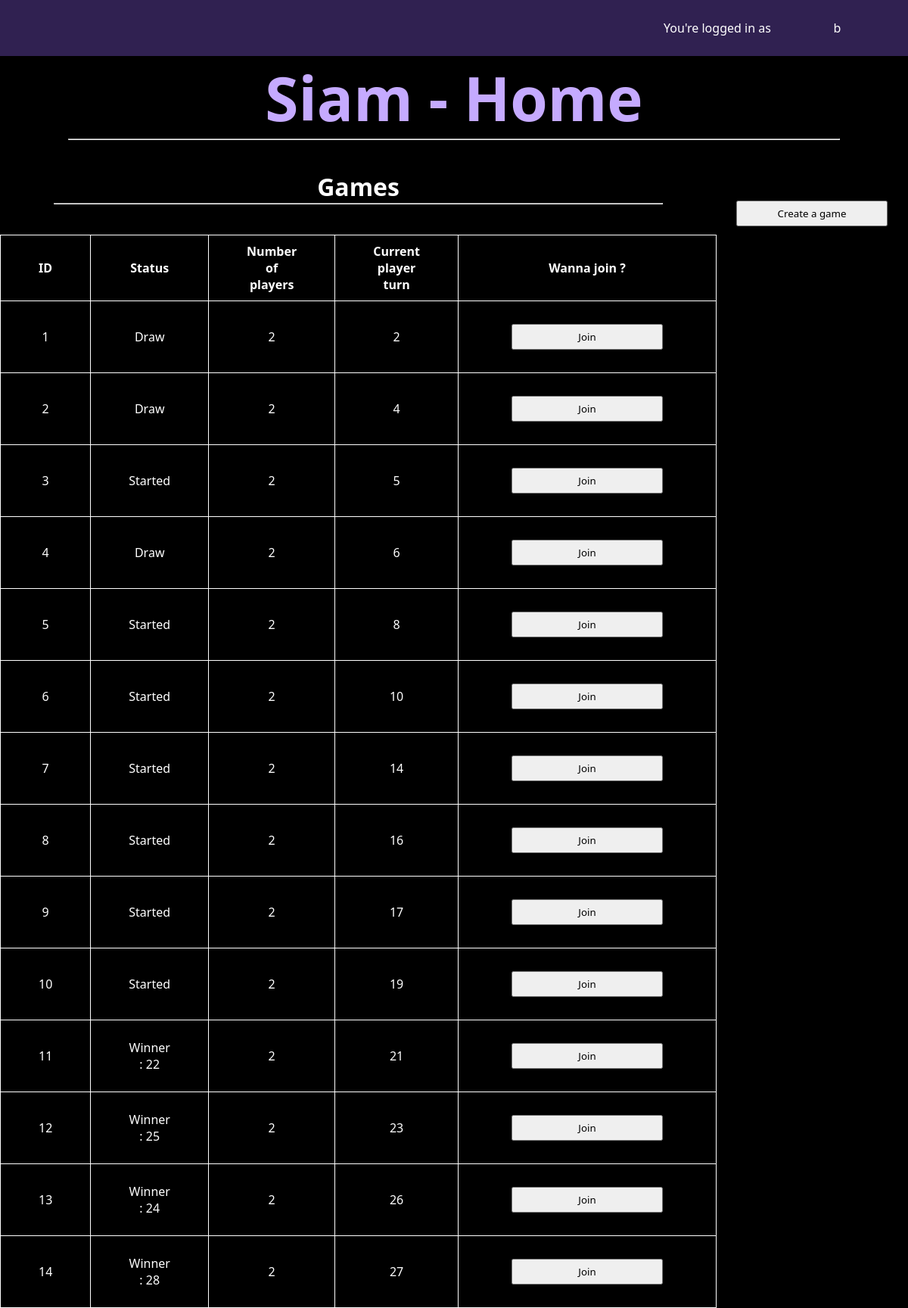
The page /home.php (signed in) on the database its author committed.
### tables this page shows
CREATE TABLE games (
                        id INTEGER PRIMARY KEY AUTOINCREMENT,
                        status INTEGER NOT NULL,
                        nb_player INTEGER NOT NULL,
                        current_player_turn INTEGER,
                        winner INTEGER,
                        FOREIGN KEY(current_player_turn) REFERENCES players(id),
                        FOREIGN KEY(winner) REFERENCES players(id)
                        );

### php/dbInterface.php (called while the page is built, shortened)
<?php
class DbInterface {
    function fetchGames() : array {
        $db = new SQLite3(PARENTPATH."/db.sqlite");
        $query = $db->query("
            SELECT * FROM games
            ORDER BY id ASC
        ");
        $ret = [];
        while ($row = $query->fetchArray(SQLITE3_ASSOC)) {
            $ret[] = $row;
        }
        return $ret;
    }
}

### home.php (the view, shortened to what this page needs)
<!DOCTYPE html>
<?php
include_once "php/dbInterface.php";
if (isset ($_COOKIE["username"])) {
    $username = $_COOKIE["username"];
} else {
    error_log("User cookie is not set");
    redirect("./login.php");
}
?>
<html lang="en">
<head>
    <link rel="stylesheet" href="css/styleHome.css">
</head>
<body>
    <div class="ribbon">
        <p>You're logged in as </p>
        <form id="dcForm" action="./logout.php">
            <select id="dropdownMenu" onchange="handleDropdownChange(this)">
                <option value="" disabled selected>
                    <?php echo $username; ?>
                </option>
            </select>
        </form>
    </div>
    <h1>Siam - Home</h1>
    <hr>
    <div id="content">
        <div id="container">
            <div id="games">
                <h3>Games</h3>
                <hr>
                <?php
                $db = DBInterface::getInstance();
                $data = $db->fetchGames();
                ?>
                <table>
                    <tr>
                        <th>  ID  </th>
                        <th>Status</th>
                        <th>Number of players</th>
                        <th>Current player turn</th>
                        <th>Wanna join ?</th>
                    </tr>
                <?php foreach ($data as $key => $value): ?>
                    <tr>
                        <td><?php echo $data[$key]["id"]; ?></td>
                        <td><?php switch ($data[$key]["status"]){
                                case GameStatus::STARTED :
                                    echo "Started";
                                    break;
                                case GameStatus::FINISHEDWIN :
                                    echo "Winner : ".$data[$key]["winner"];
                                    break;
                                case GameStatus::FINISHEDDRAW :
                                    echo "Draw";
                                    break;
                                } ?></td>
                        <td><?php echo $data[$key]["nb_player"]; ?></td>
                        <td><?php echo $data[$key]["current_player_turn"]; ?></td>
                        <td>
                            <form action="php/PLACEHOLDERjoinGame.php" method="post">
                                <input type="submit" value="Join" name="JoinForm">
                            </form>
                        </td>
                    </tr>
                <?php endforeach; ?>
                </table>
            </div>
            <div class="buttons-container">
                <form action="php/testCreateGame.php" method="post">
                    <input type="submit" name="createGame" value="Create a game">
                </form>
            </div>
        </div>
    </div>
</body>
</html>

### css/styleHome.css (style rules this page uses)
* { font-family: system-ui, -apple-system, BlinkMacSystemFont, 'Segoe UI', Roboto, Oxygen, Ubuntu, Cantarell, 'Open Sans', 'Helvetica Neue', sans-serif; margin: 0; padding: 0; box-sizing: border-box; }
h1 { text-align: center; font-size: 60pt; color: rgb(197, 170, 255); }
hr { width: 85%; background-color: white; margin: 0 auto 40px auto; }
body { background-color: black; color: white; display: flex; flex-direction: column; align-items: center; }
#dcForm { display: inline-block; }
.buttons-container { display: grid; grid-template-columns: repeat(auto-fill, minmax(150px, 1fr)); gap: 10px; margin-top: 20px; max-width: 800px; width: 100%; }
#dropdownMenu { text-align: center; appearance: none; background-color: rgb(48, 33, 81); color: white; border: 1px solid rgb(48, 33, 81); padding: 15px; font-size: 16px; cursor: pointer; }
#dropdownMenu option { background-color: rgb(48, 33, 81); color: white; }
.ribbon { background-color: rgb(48, 33, 81); padding: 10px; width: 100%; text-align: right; position: relative; }
.ribbon p { display: inline-block; margin-right: auto; color: white; }
#dropdownMenu:after { font-size: 12px; position: absolute; top: 50%; right: 10px; transform: translateY(-50%); pointer-events: none; }
#content { display: flex; justify-content: center; align-items: flex-start; }
#container { display: flex; }
input { width: 200px; padding: 6px; margin:20px; }
#games { flex: 2; margin-right: 6px; }
.buttons-container { flex: 1; display: flex; flex-direction: column; }
h3 { text-align: center; font-size: 24pt; }
table { margin: auto auto; border: 1px white; border-collapse: collapse; }
th, td, tr { border: 1px solid white; text-align: center; padding: 10px 50px; }

### rows shown on the page
games: id "1", status "Draw", nb_player "2", current_player_turn "2"
games: id "2", status "Draw", nb_player "2", current_player_turn "4"
games: id "3", status "Started", nb_player "2", current_player_turn "5"
games: id "4", status "Draw", nb_player "2", current_player_turn "6"
games: id "5", status "Started", nb_player "2", current_player_turn "8"
games: id "6", status "Started", nb_player "2", current_player_turn "10"
games: id "7", status "Started", nb_player "2", current_player_turn "14"
games: id "8", status "Started", nb_player "2", current_player_turn "16"
games: id "9", status "Started", nb_player "2", current_player_turn "17"
games: id "10", status "Started", nb_player "2", current_player_turn "19"
games: id "11", winner "22", nb_player "2", current_player_turn "21"
games: id "12", winner "25", nb_player "2", current_player_turn "23"
games: id "13", winner "24", nb_player "2", current_player_turn "26"
games: id "14", winner "28", nb_player "2", current_player_turn "27"

### other values the page prints
form field value "b"
